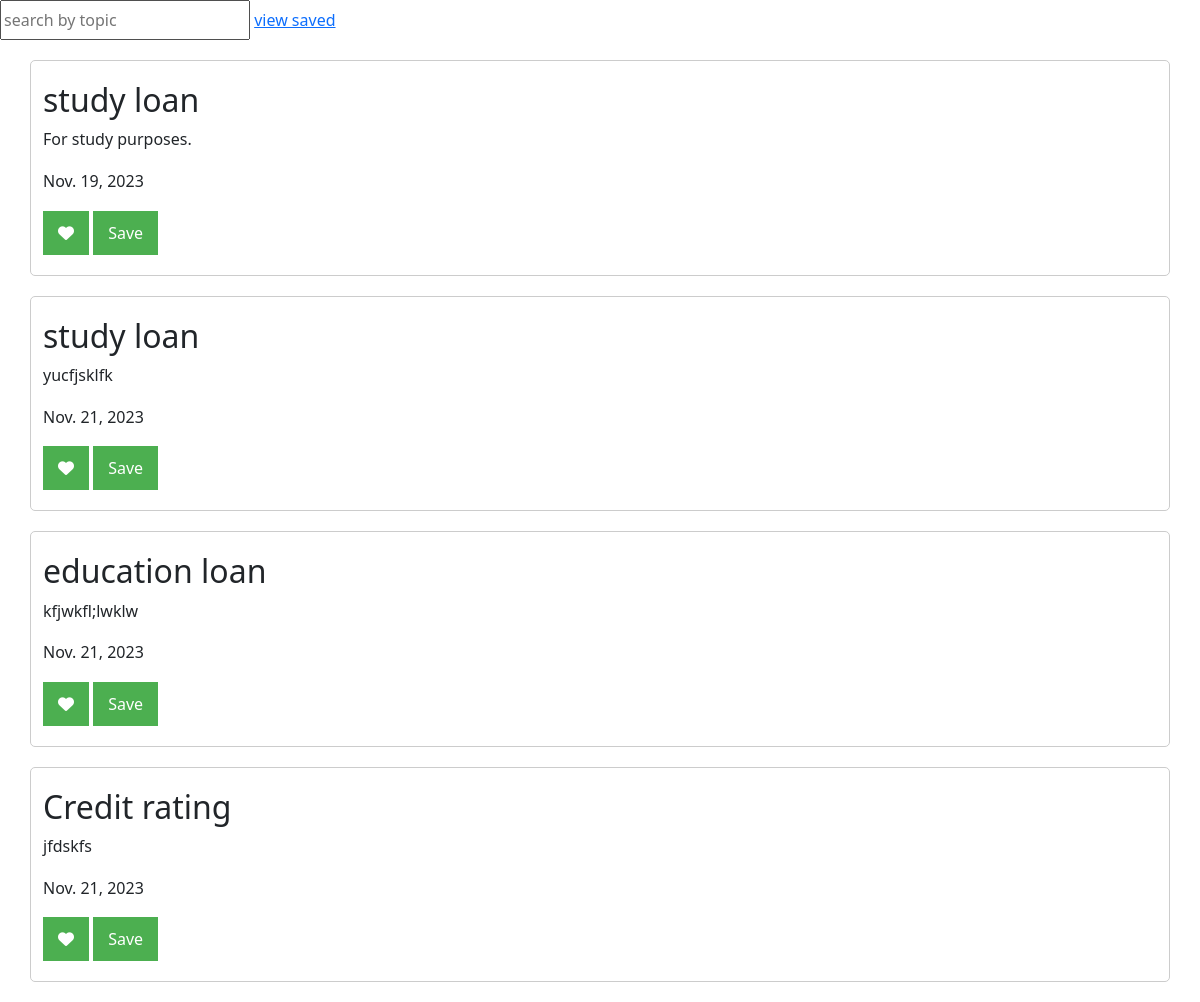
Screenshot of /bank_app/newsdisplay/ with the database file from the repository.
### bank_app/models.py (models this page shows)
class newsfeed(models.Model):
    topic = models.CharField(max_length=200)
    content = models.CharField(max_length=1000)
    date = models.DateField(auto_now_add=True)

### bank_app/views.py (the view)
# urls.py: path('newsdisplay/', newsdisplay),
def newsdisplay(request):
    a = newsfeed.objects.all()
    return render(request, 'newsdisplay.html', {'p': a})

### bank_app/templates/newsdisplay.html (shortened to what this page needs)
<!DOCTYPE html>
<html lang="en">
<head>
    <link href="https://cdn.jsdelivr.net/npm/bootstrap@5.0.2/dist/css/bootstrap.min.css" rel="stylesheet">
</head>
<body>
<input type="text" id="myInput" onkeyup="myFunction()" placeholder="search by topic" style="height:40px; width:250px;">
<a href="http://127.0.0.1:8000/bank_app/savedis/">view saved</a>
<div id="myUL">
{% for i in p %}
 <div class="container">
    <h2>{{i.topic}}</h2>
        <p>{{i.content}}</p>
         <p>{{i.date}}</p>
            <button onclick="funcol('red')" id="c" ><i class="fas fa-heart fa-2px"></i></button>
     <a href="http://127.0.0.1:8000/bank_app/saved/{{i.id}}"><button class="save-button">Save</button></a>
 </div>
{% endfor %}
</div>
</body>
</html>

### bank_app/templates/newsdisplay.html (style rules this page uses)
body { font-family: Arial, sans-serif; margin: 0; padding: 0; }
.container { width: 400px; margin: 20px auto; border: 1px solid #ccc; padding: 20px; border-radius: 5px; }
h2 { font-size: 24px; margin-bottom: 10px; }
p { font-size: 16px; line-height: 1.6; margin-bottom: 20px; }
button { padding: 10px 15px; margin-left: 10px; background-color: #4CAF50; color: white; border: none; border-radius: 5px; cursor: pointer; }

### rows the page displays
newsfeed: topic "study loan", content "For study purposes.", date "Nov. 19, 2023"
newsfeed: topic "study loan", content "yucfjsklfk", date "Nov. 21, 2023"
newsfeed: topic "education loan", content "kfjwkfl;lwklw", date "Nov. 21, 2023"
newsfeed: topic "Credit rating", content "jfdskfs", date "Nov. 21, 2023"
